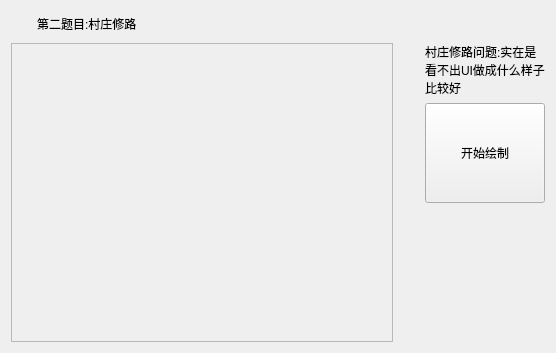
<?xml version="1.0" encoding="UTF-8"?>
<ui version="4.0">
 <class>MainWindow</class>
 <widget class="QWidget" name="MainWindow">
  <property name="geometry">
   <rect>
    <x>0</x>
    <y>0</y>
    <width>556</width>
    <height>353</height>
   </rect>
  </property>
  <property name="minimumSize">
   <size>
    <width>400</width>
    <height>250</height>
   </size>
  </property>
  <property name="styleSheet">
   <string notr="true">#minimizeButton {
  image: url(:/img/res/minimize-button1.png);
}

#minimizeButton, #maximizeButton {
  background-color: transparent;
  border-radius: 0px;
}

#minimizeButton:hover, #maximizeButton:hover {
  border-style: none;
  background-color: #80c7c7c7;
}

#minimizeButton:pressed, #maximizeButton:pressed {
  border-style: none;
  background-color: #80808080;
}

#closeButton {
  image: url(:/img/res/close-button1.png);
  background-color: transparent;
  border-radius: 0px;
}

#closeButton:hover {
	image: url(:/img/res/close-button2.png);
  border-style: none;
  background-color: #e81123;
}

#closeButton:pressed {
  image: url(:/img/res/close-button2.png);
  border-style: none;
  background-color: #8c0a15;
}

#fileBtn{
font: 9t &quot;华康方圆体W7(P)&quot;;
border-radius: 10px;
border-color: rgb(0, 170, 255);
background-color: rgb(170, 255, 255);
}

#fileBtn:pressed {

	background-color: rgb(170, 255, 255);
}
#startBtn{
font: 10t &quot;华康方圆体W7(P)&quot;;
border-radius: 10px;
border-color: rgb(0, 170, 255);
background-color: rgb(170, 255, 255);
}
#startBtn:pressed {
	background-color: rgb(170, 255, 255);
}</string>
  </property>
  <layout class="QGridLayout" name="gridLayout">
   <item row="0" column="0" colspan="3">
    <layout class="QHBoxLayout" name="horizontalLayout">
     <property name="spacing">
      <number>0</number>
     </property>
     <property name="leftMargin">
      <number>0</number>
     </property>
     <item>
      <widget class="QLabel" name="ico">
       <property name="enabled">
        <bool>true</bool>
       </property>
       <property name="minimumSize">
        <size>
         <width>26</width>
         <height>26</height>
        </size>
       </property>
       <property name="maximumSize">
        <size>
         <width>26</width>
         <height>26</height>
        </size>
       </property>
       <property name="text">
        <string/>
       </property>
       <property name="pixmap">
        <pixmap resource="res.qrc">:/img/res/dog.jpg</pixmap>
       </property>
       <property name="scaledContents">
        <bool>true</bool>
       </property>
      </widget>
     </item>
     <item>
      <widget class="QLabel" name="label">
       <property name="styleSheet">
        <string notr="true">font: 10pt &quot;华康方圆体W7(P)&quot;;</string>
       </property>
       <property name="text">
        <string>第二题目:村庄修路</string>
       </property>
      </widget>
     </item>
     <item>
      <spacer name="horizontalSpacer">
       <property name="orientation">
        <enum>Qt::Horizontal</enum>
       </property>
       <property name="sizeHint" stdset="0">
        <size>
         <width>297</width>
         <height>23</height>
        </size>
       </property>
      </spacer>
     </item>
     <item>
      <widget class="QPushButton" name="minimizeButton">
       <property name="sizePolicy">
        <sizepolicy hsizetype="Fixed" vsizetype="Fixed">
         <horstretch>0</horstretch>
         <verstretch>0</verstretch>
        </sizepolicy>
       </property>
       <property name="minimumSize">
        <size>
         <width>45</width>
         <height>26</height>
        </size>
       </property>
       <property name="maximumSize">
        <size>
         <width>45</width>
         <height>26</height>
        </size>
       </property>
       <property name="focusPolicy">
        <enum>Qt::NoFocus</enum>
       </property>
       <property name="contextMenuPolicy">
        <enum>Qt::NoContextMenu</enum>
       </property>
       <property name="toolTip">
        <string>Minimize</string>
       </property>
       <property name="iconSize">
        <size>
         <width>33</width>
         <height>26</height>
        </size>
       </property>
      </widget>
     </item>
     <item>
      <widget class="QPushButton" name="maximizeButton">
       <property name="sizePolicy">
        <sizepolicy hsizetype="Fixed" vsizetype="Fixed">
         <horstretch>0</horstretch>
         <verstretch>0</verstretch>
        </sizepolicy>
       </property>
       <property name="minimumSize">
        <size>
         <width>45</width>
         <height>26</height>
        </size>
       </property>
       <property name="maximumSize">
        <size>
         <width>45</width>
         <height>26</height>
        </size>
       </property>
       <property name="focusPolicy">
        <enum>Qt::NoFocus</enum>
       </property>
       <property name="contextMenuPolicy">
        <enum>Qt::NoContextMenu</enum>
       </property>
       <property name="toolTip">
        <string>Maximize</string>
       </property>
       <property name="iconSize">
        <size>
         <width>34</width>
         <height>26</height>
        </size>
       </property>
      </widget>
     </item>
     <item>
      <widget class="QPushButton" name="closeButton">
       <property name="sizePolicy">
        <sizepolicy hsizetype="Fixed" vsizetype="Fixed">
         <horstretch>0</horstretch>
         <verstretch>0</verstretch>
        </sizepolicy>
       </property>
       <property name="minimumSize">
        <size>
         <width>45</width>
         <height>26</height>
        </size>
       </property>
       <property name="maximumSize">
        <size>
         <width>45</width>
         <height>26</height>
        </size>
       </property>
       <property name="focusPolicy">
        <enum>Qt::NoFocus</enum>
       </property>
       <property name="contextMenuPolicy">
        <enum>Qt::NoContextMenu</enum>
       </property>
       <property name="toolTip">
        <string>Close</string>
       </property>
       <property name="iconSize">
        <size>
         <width>34</width>
         <height>26</height>
        </size>
       </property>
      </widget>
     </item>
    </layout>
   </item>
   <item row="1" column="0" rowspan="3">
    <widget class="QScrollArea" name="mapArea">
     <property name="horizontalScrollBarPolicy">
      <enum>Qt::ScrollBarAsNeeded</enum>
     </property>
     <property name="widgetResizable">
      <bool>true</bool>
     </property>
     <widget class="QWidget" name="scrollAreaWidgetContents">
      <property name="geometry">
       <rect>
        <x>0</x>
        <y>0</y>
        <width>328</width>
        <height>299</height>
       </rect>
      </property>
     </widget>
    </widget>
   </item>
   <item row="1" column="1" rowspan="3">
    <spacer name="verticalSpacer">
     <property name="orientation">
      <enum>Qt::Vertical</enum>
     </property>
     <property name="sizeHint" stdset="0">
      <size>
       <width>20</width>
       <height>298</height>
      </size>
     </property>
    </spacer>
   </item>
   <item row="1" column="2">
    <widget class="QLabel" name="label_2">
     <property name="styleSheet">
      <string notr="true">font: 75 14pt &quot;Droid Sans Fallback&quot;;</string>
     </property>
     <property name="text">
      <string>&lt;html&gt;&lt;head/&gt;&lt;body&gt;&lt;p&gt;村庄修路问题:实在是看不出UI做成什么样子比较好&lt;/p&gt;&lt;/body&gt;&lt;/html&gt;</string>
     </property>
     <property name="wordWrap">
      <bool>true</bool>
     </property>
    </widget>
   </item>
   <item row="2" column="2">
    <widget class="QPushButton" name="pushButton">
     <property name="minimumSize">
      <size>
       <width>50</width>
       <height>100</height>
      </size>
     </property>
     <property name="styleSheet">
      <string notr="true">border-color: rgb(186, 189, 182);</string>
     </property>
     <property name="text">
      <string>开始绘制</string>
     </property>
    </widget>
   </item>
   <item row="3" column="2">
    <spacer name="verticalSpacer_2">
     <property name="orientation">
      <enum>Qt::Vertical</enum>
     </property>
     <property name="sizeHint" stdset="0">
      <size>
       <width>20</width>
       <height>108</height>
      </size>
     </property>
    </spacer>
   </item>
  </layout>
 </widget>
 <layoutdefault spacing="6" margin="11"/>
 <resources>
  <include location="res.qrc"/>
 </resources>
 <connections>
  <connection>
   <sender>closeButton</sender>
   <signal>clicked()</signal>
   <receiver>MainWindow</receiver>
   <slot>close()</slot>
   <hints>
    <hint type="sourcelabel">
     <x>378</x>
     <y>9</y>
    </hint>
    <hint type="destinationlabel">
     <x>432</x>
     <y>47</y>
    </hint>
   </hints>
  </connection>
  <connection>
   <sender>minimizeButton</sender>
   <signal>clicked()</signal>
   <receiver>MainWindow</receiver>
   <slot>showMinimized()</slot>
   <hints>
    <hint type="sourcelabel">
     <x>318</x>
     <y>7</y>
    </hint>
    <hint type="destinationlabel">
     <x>418</x>
     <y>73</y>
    </hint>
   </hints>
  </connection>
 </connections>
</ui>
